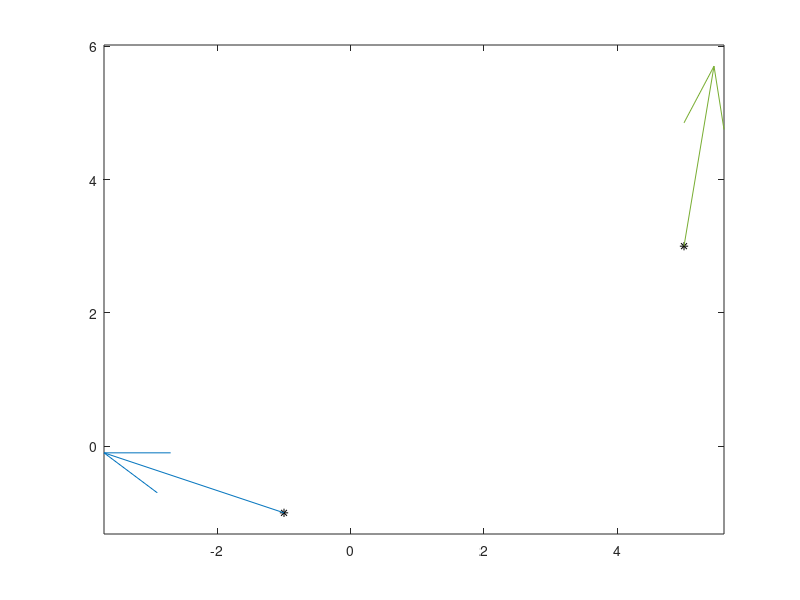

Reproduce this figure in MATLAB. (Note: this script raises an error after producing the figure.)
clear 
px = [ -1, 5  ]; 
py = [ -1, 3  ];
nx = [ -3, 0.5]; 
ny = [  1, 3  ];
plot (px, py, '*k'); hold on, axis equal;
quiver(px(1), py(1), nx(1), ny(1));
quiver(px(2), py(2), nx(2), ny(2));
syms x y;
F(x,y) = nx(1)*x + ny(1)*y - dot([nx(1),ny(1)],[px(1),py(1)]);
fimplicit(F, 'g');
G(x,y) = nx(2)*x + ny(2)*y - ... 
        dot([nx(2),ny(2)],[px(2),py(2)]);
fimplicit(G, 'b');
e = [F == 0, G == 0];
m = solve(e, [x y]);
M = [m.x, m.y];
plot (M(1), M(2), 'r.', 'MarkerSize', 20)